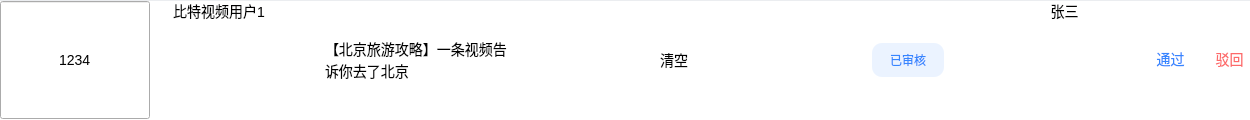
<?xml version="1.0" encoding="UTF-8"?>
<ui version="4.0">
 <class>CheckTableItem</class>
 <widget class="QWidget" name="CheckTableItem">
  <property name="geometry">
   <rect>
    <x>0</x>
    <y>0</y>
    <width>1250</width>
    <height>120</height>
   </rect>
  </property>
  <property name="minimumSize">
   <size>
    <width>0</width>
    <height>120</height>
   </size>
  </property>
  <property name="maximumSize">
   <size>
    <width>16777215</width>
    <height>120</height>
   </size>
  </property>
  <property name="windowTitle">
   <string>Form</string>
  </property>
  <layout class="QHBoxLayout" name="horizontalLayout">
   <property name="spacing">
    <number>0</number>
   </property>
   <property name="leftMargin">
    <number>0</number>
   </property>
   <property name="topMargin">
    <number>0</number>
   </property>
   <property name="rightMargin">
    <number>0</number>
   </property>
   <property name="bottomMargin">
    <number>0</number>
   </property>
   <item>
    <widget class="QFrame" name="checkTableItemBg">
     <property name="styleSheet">
      <string notr="true">#checkTableItemBg {
background-color: #FFFFFF;
border: none;
border-top: 1px solid #EBEDF0;
color: #222222;
}
*{
font-family : 微软雅⿊;
font-size : 14px;
line-height : 19px;
}</string>
     </property>
     <widget class="QLineEdit" name="videoUserId">
      <property name="geometry">
       <rect>
        <x>0</x>
        <y>1</y>
        <width>150</width>
        <height>118</height>
       </rect>
      </property>
      <property name="text">
       <string>1234</string>
      </property>
      <property name="alignment">
       <set>Qt::AlignmentFlag::AlignCenter</set>
      </property>
      <property name="readOnly">
       <bool>true</bool>
      </property>
     </widget>
     <widget class="QLabel" name="nickNameLabel">
      <property name="geometry">
       <rect>
        <x>150</x>
        <y>0</y>
        <width>138</width>
        <height>120</height>
       </rect>
      </property>
      <property name="text">
       <string>比特视频用户1</string>
      </property>
      <property name="alignment">
       <set>Qt::AlignmentFlag::AlignHCenter</set>
      </property>
     </widget>
     <widget class="QLabel" name="videoTitleLabel">
      <property name="geometry">
       <rect>
        <x>288</x>
        <y>0</y>
        <width>265</width>
        <height>120</height>
       </rect>
      </property>
      <property name="styleSheet">
       <string notr="true">#videoTitleLabel {
padding-left: 34px;
padding-right: 34px;
}</string>
      </property>
      <property name="text">
       <string>【北京旅游攻略】一条视频告 诉你去了北京</string>
      </property>
      <property name="wordWrap">
       <bool>true</bool>
      </property>
     </widget>
     <widget class="QPushButton" name="videoBtn">
      <property name="geometry">
       <rect>
        <x>594</x>
        <y>16</y>
        <width>160</width>
        <height>88</height>
       </rect>
      </property>
      <property name="styleSheet">
       <string notr="true">#videoBtn {
background-color: transparent;
border: none;
border-image:url(:/images/admin/defaultVideoCover.png);
}</string>
      </property>
      <property name="text">
       <string>清空</string>
      </property>
     </widget>
     <widget class="QPushButton" name="statusBtn">
      <property name="geometry">
       <rect>
        <x>872</x>
        <y>43</y>
        <width>72</width>
        <height>34</height>
       </rect>
      </property>
      <property name="styleSheet">
       <string notr="true">#statusBtn {
background-color: #EBF3FF;
border: none;
border-radius: 10px;
color: #3686FF;
font-size: 12px;
line-height: 16px;
}</string>
      </property>
      <property name="text">
       <string>已审核</string>
      </property>
     </widget>
     <widget class="QLabel" name="checkerLabel">
      <property name="geometry">
       <rect>
        <x>1004</x>
        <y>0</y>
        <width>121</width>
        <height>120</height>
       </rect>
      </property>
      <property name="text">
       <string>张三</string>
      </property>
      <property name="alignment">
       <set>Qt::AlignmentFlag::AlignHCenter</set>
      </property>
     </widget>
     <widget class="QPushButton" name="operationBtn">
      <property name="geometry">
       <rect>
        <x>1156</x>
        <y>50</y>
        <width>29</width>
        <height>18</height>
       </rect>
      </property>
      <property name="styleSheet">
       <string notr="true">#operationBtn {
color: #3686FF;
border: none;
background-color: transparent;
}</string>
      </property>
      <property name="text">
       <string>通过</string>
      </property>
     </widget>
     <widget class="QPushButton" name="operationBtn2">
      <property name="geometry">
       <rect>
        <x>1215</x>
        <y>50</y>
        <width>29</width>
        <height>18</height>
       </rect>
      </property>
      <property name="styleSheet">
       <string notr="true">#operationBtn2 {
color: #FD6A6A;
border: none;
background-color: transparent;
}</string>
      </property>
      <property name="text">
       <string>驳回</string>
      </property>
     </widget>
    </widget>
   </item>
  </layout>
 </widget>
 <resources/>
 <connections/>
</ui>
